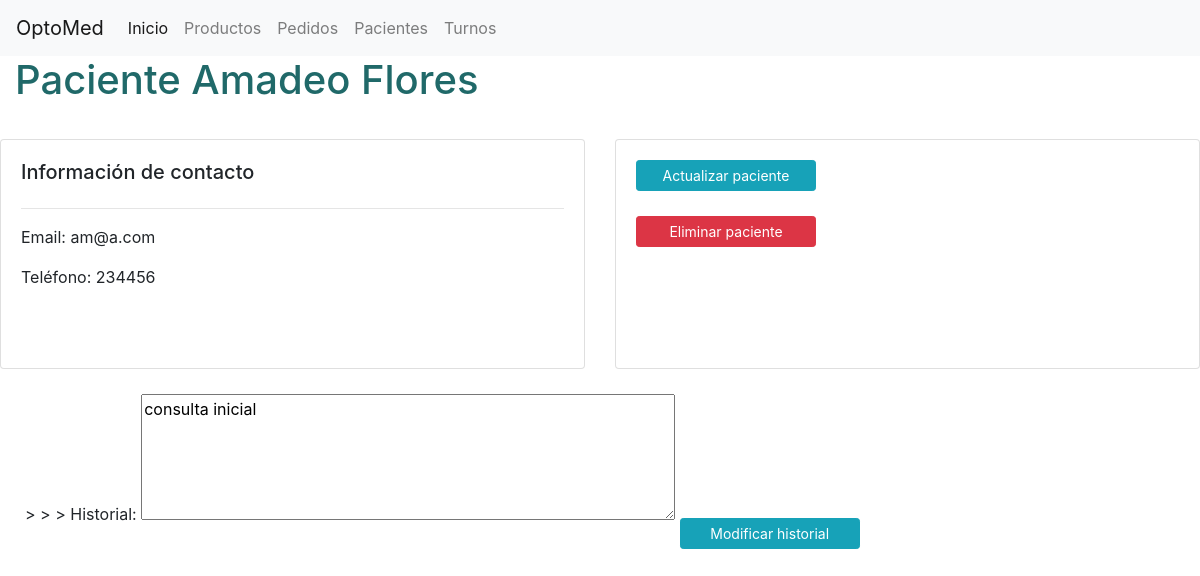
The app's page /pacientes/paciente_medico/1 with its own data.
### pacientes/models.py (models this page shows)
class Paciente(models.Model):
  nombre = models.CharField(max_length=200, null=True)
  teléfono = models.CharField(max_length=200, null=True)
  email = models.CharField(max_length=200, null=True)
  fecha_creación = models.DateTimeField(auto_now_add=True, null=True)
  historial = models.CharField(max_length=1500, null=True)
  def __str__(self):
    return self.nombre

### pacientes/views.py (the view)
# urls.py: path("paciente_medico/<int:pk>", views.paciente_medico, name="paciente_medico"),
def paciente_medico(request, pk):
  paciente = Paciente.objects.get(id=pk)
  turnos_paciente = paciente.turno_set.all().count()
  form = PacienteForm(instance=paciente)
  if request.method == 'POST':
    form = PacienteForm(request.POST, instance=paciente)
    if form.is_valid():
      form.save()
      return redirect('pacientes:paciente_medico', pk)
  context_paciente = { 'paciente': paciente, 'turnos_paciente': turnos_paciente, 'form': form }
  return render(request, "pacientes/paciente_medico.html", context_paciente)

### pacientes/forms.py
class PacienteForm(ModelForm):
  class Meta:
    model = Paciente
    fields = ['nombre', 'teléfono', 'email', 'historial']
    widgets = {
      'historial': Textarea(attrs={'cols': 50, 'rows': 5})
    }

### pacientes/templates/pacientes/paciente_medico.html (shortened to what this page needs)
{% extends 'pacientes/layout.html' %}
{% block body %}
<h1 style="margin-bottom: 35px;"> Paciente {{ paciente }} </h1>
<div>
<div class="row">
	<div class="col-md">
		<div class="card card-body" style="height: 230px;">
			<h5>Información de contacto</h5>
			<hr>
			<p>Email: {{ paciente.email }}</p>
			<p>Teléfono: {{ paciente.teléfono }}</p>
		</div>
  </div>
  <div class="col-md">
		<div class="card card-body" style="height: 230px;">
			<a class="btn btn-sm btn-info" style="width: 180px; margin-bottom: 25px;" href="">Actualizar paciente</a>
			<a class="btn btn-sm btn-danger" style="width: 180px;" href="">Eliminar paciente</a>
		</div>
	</div>
</div>
<div>
<form action="" method="POST">
  <div style="margin: 25px;">
  <input type="hidden" {{form.nombre}}>
  <input type="hidden" {{form.email}}>
  <input type="hidden" {{form.teléfono}}>
  Historial: {{form.historial}}
  <input class="btn btn-sm btn-info" style="width: 180px; margin-top: 35px;" type="submit" name="Submit" value="Modificar historial">
</form>
</div>
{% endblock %}

### pacientes/static/pacientes/styles.css (style rules this page uses)
body { margin: 0; padding: 0; }
h1 { color: rgb(32, 105, 105); margin: 25px 15px; }

### records on screen
Paciente: nombre "Amadeo Flores", email "am@a.com", teléfono "234456", historial "consulta inicial"
